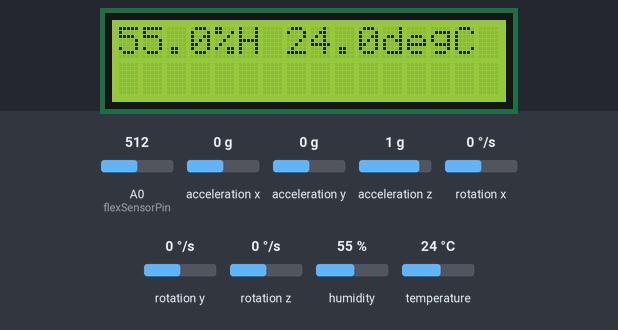
The sketch below on a simulated Arduino Uno, built with avr-gcc and run on an emulated ATmega328P. Shown: 16×2 character LCD. Wiring (inferred from the names in the program): MPU-6050 motion sensor at I2C address 0x68. Inputs (shaded band) come from the test bench; at power-on: temperature 24 °C, acceleration x 0 g, acceleration y 0 g, humidity 55 %, acceleration z 1 g, A0 (flexSensorPin) = 512, rotation x 0 °/s, rotation y 0 °/s, rotation z 0 °/s. What the sketch prints to the serial monitor is not drawn.

Above: at 1.3 s.
1.4 s: temperature set to 7 °C
At 4.0 s:
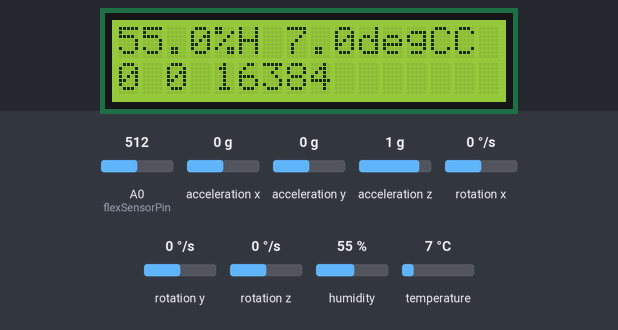
4.8 s: acceleration x set to -1.4 g
At 7.8 s:
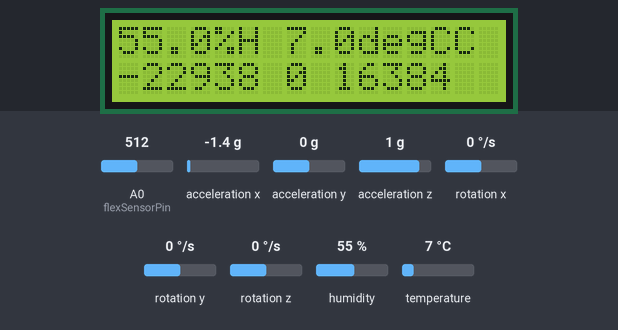
8.4 s: acceleration y set to -1.4 g
At 10.0 s:
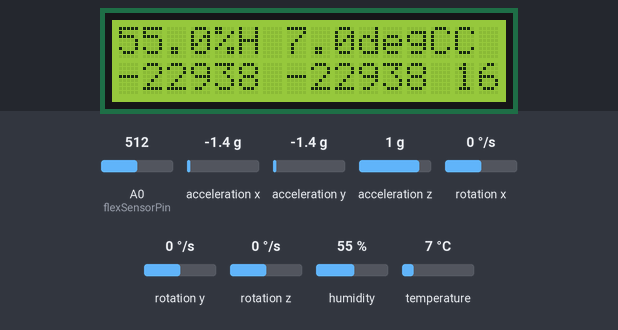
11.8 s: humidity set to 22 %
At 14.2 s:
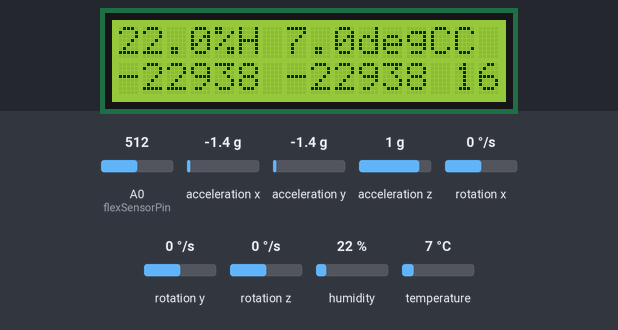
15.2 s: acceleration z set to -1.4 g
At 17.6 s:
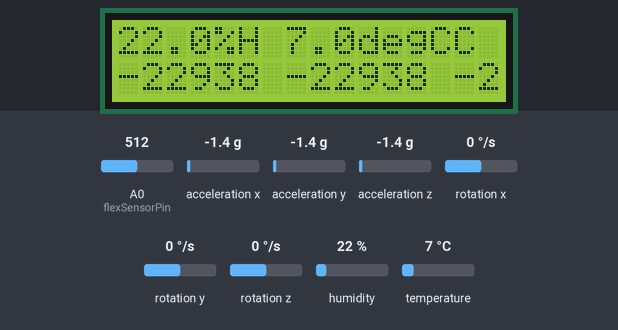
18.7 s: humidity set to 40 %
At 19.7 s:
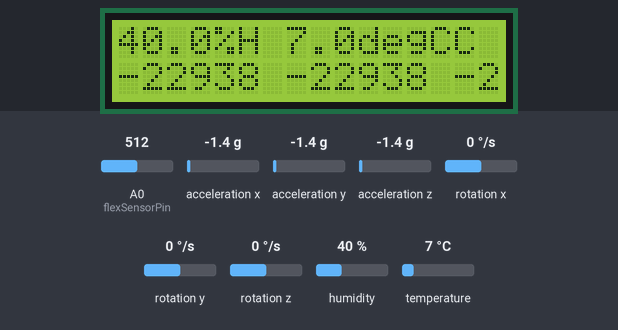
Timing chart, 0 to 21.7 s (numbered marks = the images above; inputs shaded):
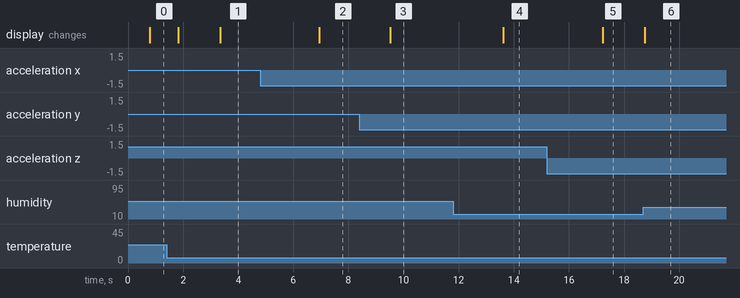

The sketch:

ArduinoCode.ino
```cpp
#include<Wire.h>
#include<dht.h>
#include <LiquidCrystal.h>
#include <SoftwareSerial.h>
dht DHT;
const int rs = 12, en = 11, d4 = 5, d5 = 4, d6 = 3, d7 = 2;
LiquidCrystal lcd(rs, en, d4, d5, d6, d7);
int flexSensorPin = A0; //analog pin 0
#define DHT11_PIN 8
const int MPU6050_addr=0x68;
int16_t AccX,AccY,AccZ,Temp,GyroX,GyroY,GyroZ;
void setup(){
  Serial.begin(9600);
    lcd.begin(16, 2);
  Wire.begin();
  Wire.beginTransmission(MPU6050_addr);
  Wire.write(0x6B);
  Wire.write(0);
  Wire.endTransmission(true);
}
void loop(){
  int flexSensorReading = analogRead(flexSensorPin);
int flex0to100 = map(flexSensorReading, 240, 350, 0, 100);
Serial.println("Flex Reading");
Serial.println(flex0to100);
delay(700); //just here to slow down the output for easier reading
  int chk = DHT.read11(DHT11_PIN);
Serial.println(" Humidity " );
Serial.println(DHT.humidity, 1);
  lcd.setCursor(0, 0);
lcd.print(DHT.humidity, 1);
lcd.print("%H");
lcd.print(" ");
Serial.println(" Temperature ");
lcd.print(DHT.temperature, 1);
lcd.print("degC");
delay(1000);
  Wire.beginTransmission(MPU6050_addr);
  Wire.write(0x3B);
  Wire.endTransmission(false);
  Wire.requestFrom(MPU6050_addr,14,true);
  AccX=Wire.read()<<8|Wire.read();
  AccY=Wire.read()<<8|Wire.read();
  AccZ=Wire.read()<<8|Wire.read();
  Temp=Wire.read()<<8|Wire.read();
  GyroX=Wire.read()<<8|Wire.read();
  GyroY=Wire.read()<<8|Wire.read();
  GyroZ=Wire.read()<<8|Wire.read();
  lcd.setCursor(0, 1);
  Serial.print("AccX = "); Serial.print(AccX);
  Serial.print(" || AccY = "); Serial.print(AccY);
Serial.print(" || AccZ = "); Serial.print(AccZ);
  Serial.print(" || Temp = "); Serial.print(Temp/340.00+36.53);
  Serial.print(" || GyroX = "); Serial.print(GyroX);
  Serial.print(" || GyroY = "); Serial.print(GyroY);
  Serial.print(" || GyroZ = "); Serial.println(GyroZ);
  lcd.print(AccX);
  lcd.print(" ");
  lcd.print(AccY);
  lcd.print(" ");
  lcd.print(AccZ); delay(800);
  }
```

Measured:
- after the input at 1.4 s, the display: first differs from a run without the input after 1.9 s (image 1)
- after the input at 4.8 s, the display: changes after 2.1 s (image 2)
- after the input at 8.4 s, the display: changes after 1.1 s (image 3)
- after the input at 11.8 s, the display: changes after 1.8 s (image 4)
- after the input at 15.2 s, the display: changes after 2.0 s (image 5)
- after the input at 18.7 s, the display: changes after 0.06 s (image 6)
